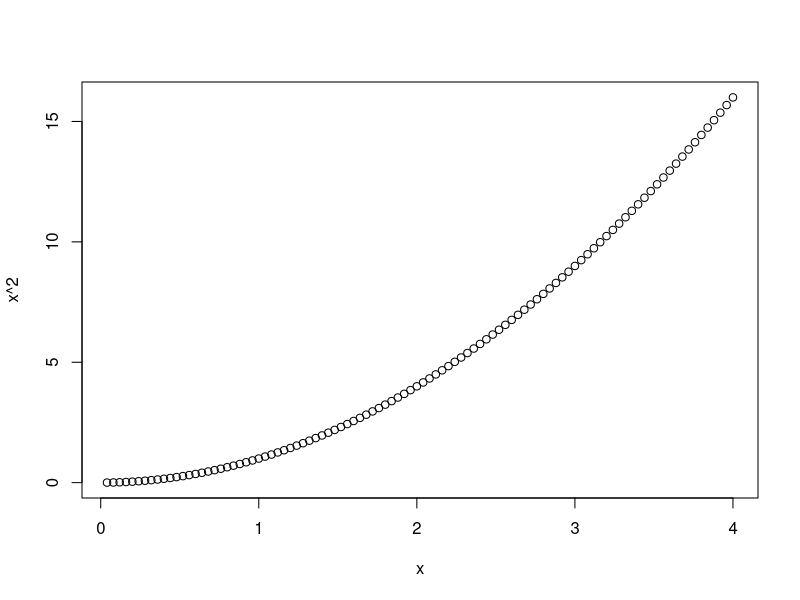

Here is the R script that generated this plot:
x <- 1:100 /25
plot(x,x^2)

# plot(sin, -pi,2*pi)

# head(InsectSprays) # InsectSprays = built in DS in R
# head displayes first rows of DS

# boxplot(count ~ spray, data=InsectSprays)

# hist(islands) # built in DS

# barplot(VADeaths, legend = rownames(VADeaths))

# head(iris)